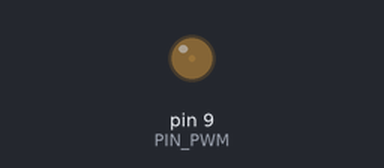
This sketch was run on a simulated Arduino Uno, built with avr-gcc and run on an emulated ATmega328P. Shown: output pins drawn as LEDs (lit = HIGH). What the sketch prints to the serial monitor is not drawn.

Above: at 0.05 s.
At 0.35 s:
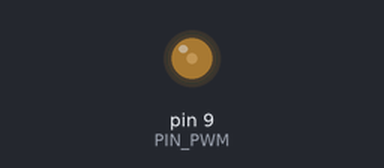
At 0.65 s:
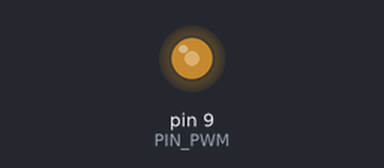
At 1.3 s:
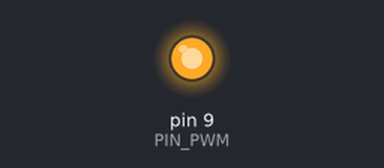
Timing chart, 0 to 3.0 s (numbered marks = the images above):
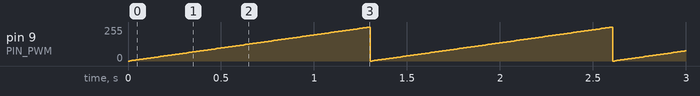

The sketch:

pwm.ino
```cpp
#include "TimerOne.h"

const int PIN_PWM = 9;
int pwm_val = 0;

void setup() {
  Serial.begin(9600);
  Serial.println("Hello.");
  pinMode(PIN_PWM, OUTPUT);
  Timer1.initialize(10);
}

void loop() {
  Serial.println(pwm_val);
  set_pump(pwm_val);
  delay(10);

  pwm_val += 8;
  if (pwm_val == 1024)
    pwm_val = 0;
}

void set_pump(int pwm_val) {
  Timer1.pwm(PIN_PWM, pwm_val);
}
```

Measured:
- by itself, pin 9 (PIN_PWM): ramps from 0/255 to 254/255 and jumps back, once every 1.3 s
